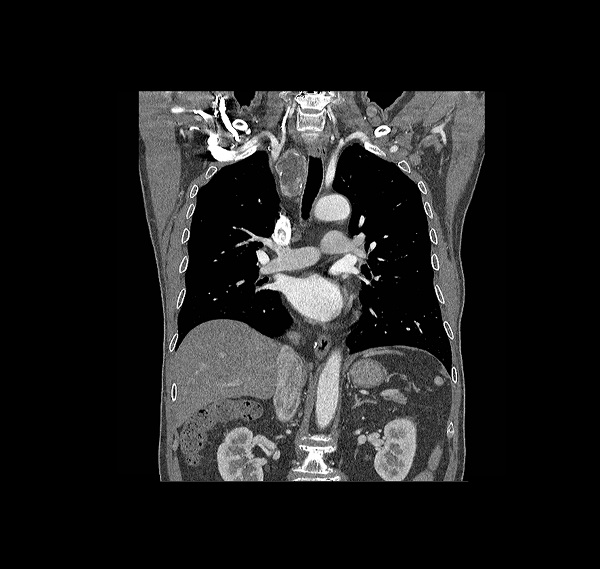
#> input picture Day2/Code/lungs.jpg, 600 x 569 px, found by its file name
$ python Assignment2_completed.py   (older library calls are emulated)
#> lines starting #> are read from the running program, lines starting #| are printed output that depends on the picture
from scipy.ndimage import interpolation, rotate
from scipy.optimize import minimize, basinhopping, brute, differential_evolution
import matplotlib.pyplot as plt
import matplotlib.patches as patches
import matplotlib.transforms as transforms
from scipy import misc
import numpy as np
import dicom

lung1 = misc.imread("lungs.jpg", flatten=True)
#> lung1: shape (569, 600) float32; min 0, max 255, mean 31.2
lung2 = misc.imread("lungs2.jpg", flatten=True)
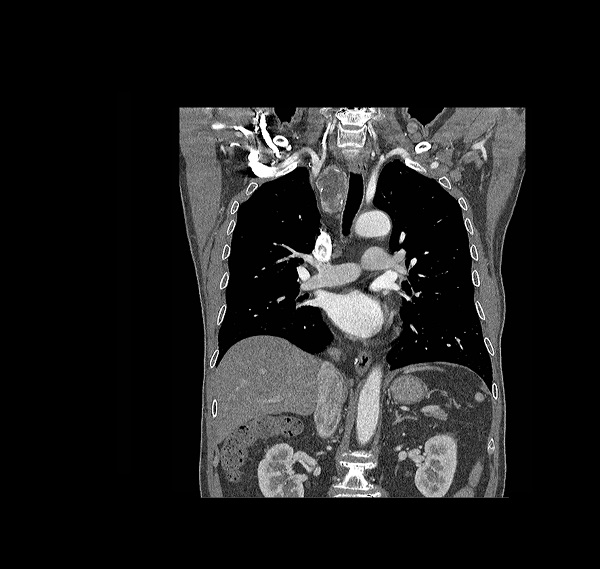
#> input picture Day2/Code/lungs2.jpg, 600 x 569 px, found by its file name
#> lung2: shape (569, 600) float32; min 0, max 255, mean 31.2


print(lung1.shape, lung2.shape)
#| (569, 600) (569, 600)


# Now attempt to crop out only the part of the image containing the tumour
fig2 = plt.figure(2)

ax = fig2.add_subplot(111)

thePlot = ax.imshow(lung1, cmap="Greys_r")

origin = (lung1.shape[0]/2, lung1.shape[1]/2)
#> origin = (284.5, 300)
print(origin)
#| (284.5, 300.0)

rectParams = [origin[0], origin[1], 10, 10]
#> rectParams = [284.5, 300, 10, 10]

print(rectParams)
#| [284.5, 300.0, 10, 10]

xmin = 450
xsize = 40
ymin = 100
ysize = 30

offset = transforms.ScaledTranslation(-origin[0]/72, -origin[1]/72, fig2.dpi_scale_trans)
aTransform = ax.transData - offset
rect = patches.Rectangle((rectParams[0], rectParams[1]),rectParams[2], rectParams[3],
                        linewidth=1,edgecolor='r',facecolor='none')

ax.add_patch(rect)


global initPos
initPos = None
# [67 lines left out: functions onPress, onMove, onRelease, keyboardInterface, not called in this run]

cid1 = fig2.canvas.mpl_connect('button_press_event', onPress)
cid2 = fig2.canvas.mpl_connect('motion_notify_event', onMove)
cid3 = fig2.canvas.mpl_connect('button_release_event', onRelease)
cid4 = fig2.canvas.mpl_connect('key_press_event', keyboardInterface)

plt.show()
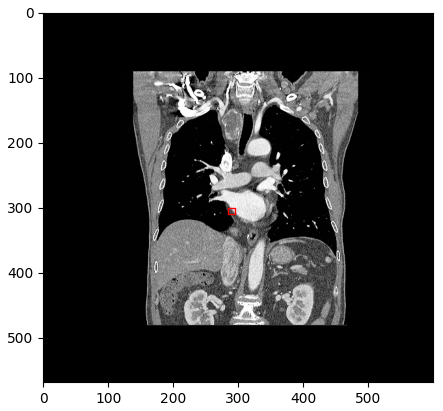
#> figure drawn by matplotlib, 1 panel

# Assume we have moved the rectangle to the right bit, now crop that bit and display it

indices = [int(rect.get_x()), int(rect.get_x() + rect.get_width()),
           int(rect.get_y()), int(rect.get_y() + rect.get_height())]
#> indices = [284, 294, 300, 310]
print(rect.get_width())
#| 10
print(indices)
#| [284, 294, 300, 310]

plt.imshow(lung1, cmap="Greys_r")
plt.figure()
plt.imshow(lung1[indices[2]:indices[3], indices[0]:indices[1]], cmap="Greys_r", interpolation='none')
plt.show()
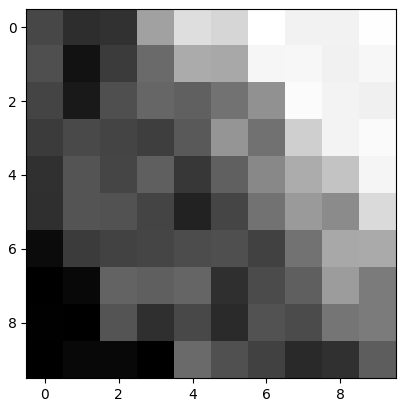
#> figure drawn by matplotlib, 1 panel
